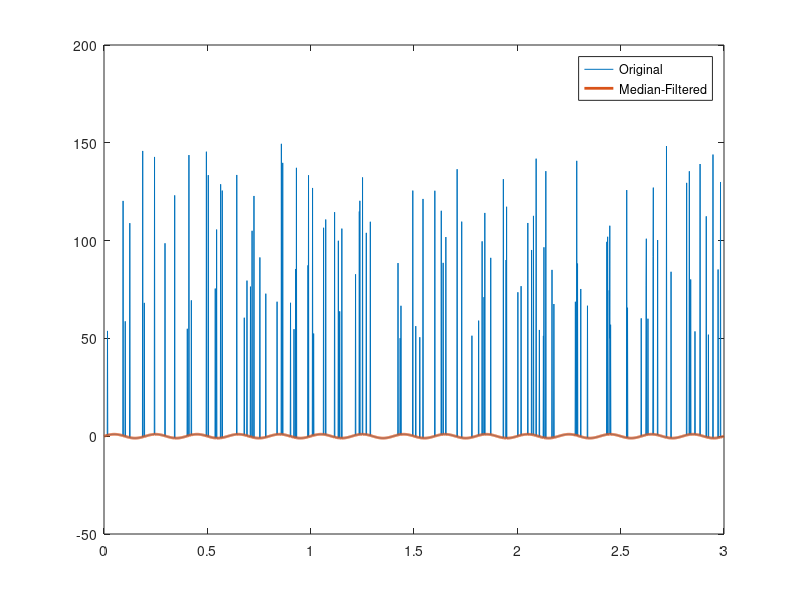

Here is the MATLAB script that generated this plot:
%% Cleaning univariate time series
% Median filtering with threshold
%% Create signal and noise
% Define signal parameters
srate = 769; % Hz
t     = 0:1/srate:3;
n     = length(t);

% Proportion of time points to replace with noise
prop = .05;

% Create noise points 
noise = randperm(n);

% Find noise points 
noise = noise(1:round(prop*n));

% Generate a signal and replace points with noise
signal        = sin(2*pi*5*t);
signal(noise) = rand(size(noise))*100 + 50;

%% Thresholding
% Data-driven threshold based on derivative of sorted values
ss        = sort(signal);
ds        = diff(ss);
[~,idx]   = max(ds);
thres     = ss(idx+1)-1;

% Find data values above the threshold
suprath = find(signal >thres);

%% Median Filter
% Initialize filtered signal
filtsig = signal;

% Loop through suprathreshold points and set to median of k
k = 20; % actual window is k*2+1
for i=1:length(suprath)
    
    lowbnd = max(1,suprath(i)-k);
    uppbnd = min(suprath(i)+k,n);
    
    % Compute median of surrounding points
    filtsig(suprath(i)) = median(signal(lowbnd:uppbnd));
end

% Plot the original and filtered signal
figure(1)
plot(t,signal, t,filtsig, 'linew',2)
legend({'Original';'Median-Filtered'})
zoom on

%% end